Frame 1 (no input): blank canvas, image omitted
Frame 60 (the mouse pressed at the canvas centre just before this capture): blank canvas, image omitted
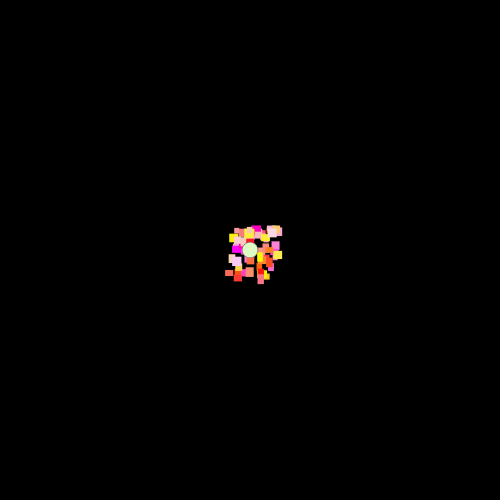
Frame 120 (the mouse held since frame 60 and released just before this capture)

The Processing sketch whose frames 1 and 60 were blank and that drew this single picture after the mouse press (run headless with seeded random() and noise(); from frame 60 on, the mouse is pressed at the canvas centre):

// Processing sketch: processing_164799
// ── processing_164799.pde

//THIS CODE USES THE MOUSE WHEEL, AND NEEDS TO BE PASTED INTO PROCESSING TO SEE ITS FULL FUNCTIONALITY

int csize;
void setup()
{
  size(500, 500);
  background(0,0,0);
  csize=15;
}

void draw()
{ 

  
  if (mousePressed) {
    fill(random(255), random(255), random(255));
    noStroke();
    ellipse(mouseX, mouseY, csize, csize);
    
   if(mousePressed){
  noStroke();
  fill(mouseY,random(255),random(255));
  rect(mouseX+random(-25,25),mouseY+random(-25,25), random(5,10),random(5,10));}
}
if(!mousePressed){
  filter(BLUR, 1);
}
}

void mouseWheel(MouseEvent event) {
  float e = event.getCount();
  if(e==-1){
    csize+=4;
    
  }
  if(e==1){
    csize-=4;
     
  }
}
